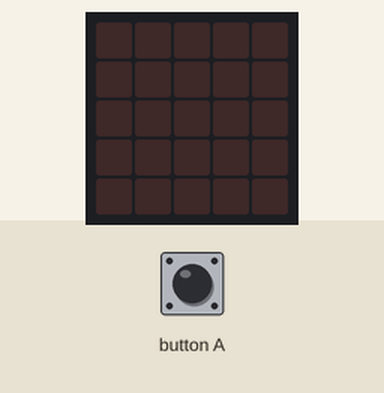
Simulated run of this program. Board: BBC micro:bit (MakeCode). On the bench: the board's 5×5 LED display. The test bench sets the inputs (shaded band).

Above: at 1.2 s.
1.3 s: button A pressed for 0.15 s
At 1.55 s:
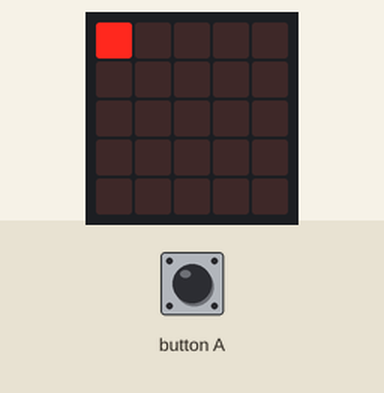
At 7.5 s:
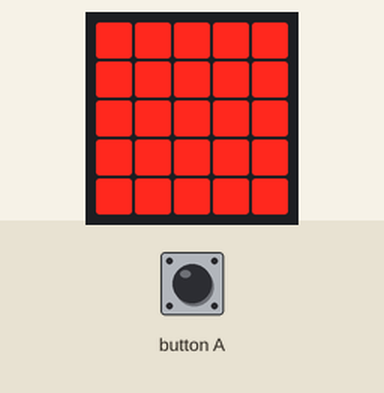
Timing chart, 0 to 9.0 s (numbered marks = the images above; inputs shaded):
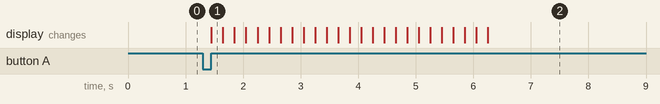

The program:

main.ts
```typescript
let x = 0
let y = 0
input.onButtonPressed(Button.A, function () {
    x = 0
    y = 0
    for (let index = 0; index < 5; index++) {
        for (let index = 0; index < 5; index++) {
            led.plot(x, y)
            basic.pause(200)
            x += 1
        }
        y += 1
        x = 0
    }
})
```

test.ts
```typescript
// 在此处测试；当此软件包作为插件使用时，将不会编译此软件包。
```

Measured:
- after the input at 1.3 s, the display: changes after 0.15 s (image 1)
